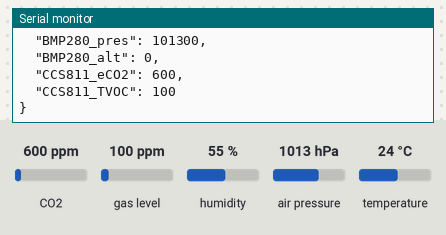
A program run on a simulated ESP32. On the bench: the last lines printed to the serial monitor. The inputs (shaded band) are chosen by the test bench; at power-on: CO2 600 ppm, gas level 100 ppm, humidity 55 %, air pressure 1013 hPa, temperature 24 °C. WiFi joins after 1.5 s; servers stay silent unless stated; no MQTT or app messages arrive unless stated.

Above: at 3.9 s.
4.0 s: CO2 set to 452 ppm
At 5.3 s:
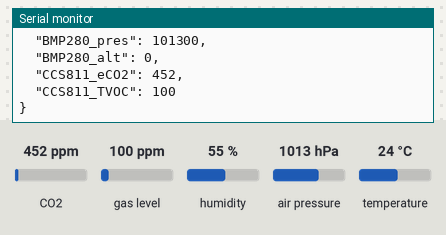
5.5 s: gas level set to 20 ppm
At 6.7 s:
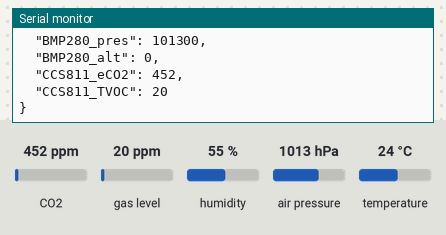

The program:

main.cpp
```cpp
#include <Arduino.h>
#include "Sensors/CCS811/CCS811.h"
#include "Sensors/BMP280/BMP280.h"
#include "Sensors/BME280/BME280.h"
#include "Wifi/wifi.h"
#include "MQTT/mqtt.h"

void setup() {
  //Serial
    Serial.begin(9600);
    delay(100);

  // Sensors
    setupCCS811();
    setupBMP280();
    setupBME280();

  // WiFi and MQTT
    setupWifi();
    setupMQTT();
}

void loop() {
  // Sensors
    readCCS811();
    //printReadCCS811();

    readBMP280();
    //printReadBMP280();

    readBME280();
    //printReadBME280();

  // WiFi and MQTT
    //reconnectWifi();
    publishMQTT();
    delay(1000);
}
```

mqtt.cpp
```cpp
#include "mqtt.h"                   // MQTT Code
#include <PubSubClient.h>           // MQTT Library
#include <ArduinoJson.h>            // JSON Library
#include "Wifi/wifi.h"              // WiFi Code
#include "Sensors/CCS811/CCS811.h"  // CCS811 Code
#include "Sensors/BMP280/BMP280.h"  // BMP280 Code
#include "Sensors/BME280/BME280.h"  // BME280 Code


// MQTT Settings
const char *mqtt_username = MQTT_USERNAME;
const char *mqtt_password = MQTT_PASSWD;
const char *mqtt_broker = MQTT_BROKER_SERVER;
const int mqtt_port = MQTT_SERVER_PORT;


PubSubClient client(espClient);


void setupMQTT() {

  // Connecting to a mqtt broker
  client.setServer(mqtt_broker, mqtt_port);
  //client.setCallback(callback);

  while (!client.connected()) {

      Serial.printf("The client %s is conneting to the MQTT Broker Server\n", espClientMACsimple.c_str());
      if (client.connect(espClientHostname.c_str(), mqtt_username, mqtt_password)) {

      } else {
          Serial.print("Failed with state: ");
          Serial.print(client.state());      }
  }
}


void publishMQTT() {

  // Define MQTT Topic
  String device_topic = "sensors/";
  device_topic.concat(espClientMACsimple);

  // Convert String to char
  int stringLength = device_topic.length() + 1;
  char characterArray[stringLength];
  device_topic.toCharArray(characterArray, stringLength);

  // Define MQTT Topic to Publish
  char *topic = characterArray;


  //Convert float data to strings
  // Allocate the JSON document
  //
  // Inside the brackets, 200 is the RAM allocated to this document.
  // Don't forget to change this value to match your requirement.
  // Use https://arduinojson.org/v6/assistant to compute the capacity.
  StaticJsonDocument<1024> doc;

  // StaticJsonObject allocates memory on the stack, it can be
  // replaced by DynamicJsonDocument which allocates in the heap.
  //
  //DynamicJsonDocument doc(256);

  // Add values in the document
  doc["Hostname"] = espClientHostname;
  doc["BME280_temp"] = floor(BME280_temperature * 10.0) / 10.0;
  doc["BME280_pres"] = floor(BME280_pressure * 10.0) / 10.0;
  doc["BME280_alt"] = floor(BME280_altitude * 10.0) / 10.0;
  doc["BME280_hum"] = floor(BME280_humidity * 10.0) / 10.0;
  doc["BMP280_temp"] = floor(BMP280_temperature * 10.0) / 10.0;
  doc["BMP280_pres"] = floor(BMP280_pressure * 10.0) / 10.0;
  doc["BMP280_alt"] = floor(BMP280_altitude * 10.0) / 10.0;
  doc["CCS811_eCO2"] = CCS811_eCO2;
  doc["CCS811_TVOC"] = CCS811_TVOC;

  // Generate the minified JSON and send it to the Serial port.
  serializeJsonPretty(doc, Serial);

  // Start a new line
  Serial.println();

  char outputJson[512];
  serializeJson(doc, outputJson);

  //Publish the data to the topic
  client.publish(topic, outputJson);
  client.loop();
}
```

mqtt.h
```cpp
#ifndef MQTT_h

    #define MQTT_h

        // MQTT Settings
        # define MQTT_BROKER_SERVER "mqtt.bee.espertamente.com.br"
        # define MQTT_SERVER_PORT 1883
        # define MQTT_BROKER "mqtt.bee.espertamente.com.br"
        # define MQTT_USERNAME "espertamente";
        # define MQTT_PASSWD "HRdgDOeKASx2YhxavKBa"

        void setupMQTT();
        void publishMQTT();


#endif
```

BME280.cpp
```cpp
#include <Wire.h>
#include <SPI.h>
#include <Adafruit_Sensor.h>
#include <Adafruit_BME280.h>
#include "BME280.h"

Adafruit_BME280 bme; // I2C

// Define Variables:
float BME280_temperature = 0;
float BME280_pressure = 0;
float BME280_altitude = 0;
float BME280_humidity = 0;


void setupBME280() {
    unsigned status;
    status = bme.begin(0x77);
    // if (!status) {
    //     while (1) delay(100);
    // }
}


void readBME280() {
    BME280_temperature = bme.readTemperature();
    BME280_pressure = bme.readPressure() / 100.0F;
    BME280_altitude = bme.readAltitude(1013);
    BME280_humidity = bme.readHumidity();
    delay(100);
}


void printReadBME280() {
    Serial.print("BME280_temperature (°C): ");
    Serial.print(BME280_temperature);

    Serial.print(" - BME280_pressure (hPa): ");
    Serial.print(BME280_pressure);


    Serial.print(" - BME280_altitude (m): ");
    Serial.print(BME280_altitude);

    Serial.print(" - BME280_humidity (%) = ");
    Serial.print(BME280_humidity);

    Serial.println();
}
```

BME280.h
```cpp
#ifndef BME280_h

    #define BME280_h

        extern float BME280_temperature;
        extern float BME280_pressure;
        extern float BME280_altitude;
        extern float BME280_humidity;

        void setupBME280();
        void readBME280();
        void printReadBME280();

#endif
```

BMP280.cpp
```cpp
#include <Wire.h>
#include <SPI.h>
#include <Adafruit_BMP280.h>
#include "BMP280.h"

Adafruit_BMP280 bmp; // I2C

// Define Variables:
float BMP280_temperature = 0;
float BMP280_pressure = 0;
float BMP280_altitude = 0;


void setupBMP280() {
  unsigned status;
  status = bmp.begin(0x76);
  // if (!status) {
  //   while (1) delay(100);
  // }

 /* Default settings from datasheet. */
  bmp.setSampling(Adafruit_BMP280::MODE_NORMAL,     /* Operating Mode. */
                  Adafruit_BMP280::SAMPLING_X2,     /* Temp. oversampling */
                  Adafruit_BMP280::SAMPLING_X16,    /* Pressure oversampling */
                  Adafruit_BMP280::FILTER_X16,      /* Filtering. */
                  Adafruit_BMP280::STANDBY_MS_500); /* Standby time. */
}


void readBMP280() {
    BMP280_temperature = bmp.readTemperature();
    BMP280_pressure = bmp.readPressure();
    BMP280_altitude = bmp.readAltitude(1013);
    delay(100);
}


void printReadBMP280() {
    Serial.print("BMP280_temperature (°C): ");
    Serial.print(BMP280_temperature);

    Serial.print(" - BMP280_pressure (Pa): ");
    Serial.print(BMP280_pressure);

    Serial.print(" - BMP280_altitude (m): ");
    Serial.print(BMP280_altitude);

    Serial.println();

    delay(1000);
}
```

BMP280.h
```cpp
#ifndef BMP280_h

    #define BMP280_h

        extern float BMP280_temperature;
        extern float BMP280_pressure;
        extern float BMP280_altitude;

        void setupBMP280();
        void readBMP280();
        void printReadBMP280();

#endif
```

CCS811.cpp
```cpp
#include "Adafruit_CCS811.h"
#include "CCS811.h"

Adafruit_CCS811 ccs;

// Define Variables starting values:
int CCS811_eCO2 = 0;
int CCS811_TVOC = 0;


void setupCCS811() {

  if(!ccs.begin()){
    Serial.println("Failed to start sensor! Please check your wiring.");
    while(1);
  }

  // Wait for the sensor to be ready
  while(!ccs.available());
}


void readCCS811() {
  if(ccs.available()){
    if(!ccs.readData()){
      CCS811_eCO2 = ccs.geteCO2();
      CCS811_TVOC = ccs.getTVOC();
    }
    else{
      while(1);
    }
  }
}


void printReadCCS811() {
      Serial.print("CCS811_eCO2 (ppm): ");
      Serial.print(CCS811_eCO2);

      Serial.print(" - CCS811_TVOC (ppb): ");
      Serial.print(CCS811_TVOC);

      Serial.println();

      delay(1000);
  }
```

CCS811.h
```cpp
#ifndef CCS811_h

    #define CCS811_h

        extern int CCS811_eCO2; // eCO2 = equivalent CO2
        extern int CCS811_TVOC; // TVOC = total volatile organic compounds (VOCs)

        void setupCCS811();
        void readCCS811();
        void printReadCCS811();

#endif
```

wifi.cpp
```cpp
#include "wifi.h"

// Variables:
String espClientIP = "";
String espClientMAC = "";
String espClientMACsimple = "";
String espClientHostname = "";

// WiFi Authentication:
const char* ssid     = "Quantum_IoT";
const char* password = "Y7Q9vD8V10b!!!";

// Create an WiFiClient class to connect to the MQTT server.
WiFiClient espClient;

void setupWifi() {

    // Extract Wifi MAC Address
      espClientMAC = String(WiFi.macAddress()).c_str();
      espClientMACsimple = espClientMAC.c_str();
      espClientMACsimple.replace(":", "");

    // Connect to WiFi network:
      delay(1000);
      Serial.println();
      Serial.println();
      Serial.print("Connecting to: ");
      Serial.println(ssid);

      // Set Device Hostname
      WiFi.hostname(espClientMACsimple);

      // WiFi.mode(WIFI_STA);
      // WiFi.disconnect();
      WiFi.begin(ssid, password);

    while (WiFi.status() != WL_CONNECTED) {
        delay(100);
        Serial.print(".");
    }

    // Set Device Hostname
      WiFi.hostname(espClientMACsimple);

    // Extract Wifi IP Address and Hostname
      espClientIP = WiFi.localIP().toString().c_str();
      espClientHostname = WiFi.getHostname();

    // Print Wifi Connection Info
      Serial.println("");
      Serial.println("WiFi connected");
      Serial.println("IP address: " + espClientIP);
      Serial.println("Hostname: " + espClientHostname);
      Serial.print("Connection Strength: ");
      Serial.println(WiFi.RSSI());
}


void reconnectWifi() {
  if (WiFi.status() != WL_CONNECTED)
  {
    WiFi.reconnect();
  }
}
```

wifi.h
```cpp
#ifndef wifi_h

    #define wifi_h
        #include <WiFi.h>

        extern WiFiClient espClient;

        extern String espClientIP;
        extern String espClientMAC;
        extern String espClientMACsimple;
        extern String espClientHostname;

        void setupWifi();
        void reconnectWifi();

#endif
```

Measured:
- after the input at 4.0 s, the serial monitor: prints a new line after 0.48 s (image 1)
- after the input at 5.5 s, the serial monitor: prints a new line after 0.39 s (image 2)
